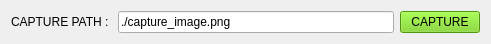
   <widget class="QWidget" name="layoutWidget_4">
    <property name="geometry">
     <rect>
      <x>20</x>
      <y>430</y>
      <width>491</width>
      <height>31</height>
     </rect>
    </property>
    <layout class="QHBoxLayout" name="horizontalLayout_4">
     <item>
      <widget class="QLabel" name="label_13">
       <property name="text">
        <string>CAPTURE PATH : </string>
       </property>
      </widget>
     </item>
     <item>
      <widget class="QLineEdit" name="PATH_CAP">
       <property name="text">
        <string>./capture_image.png</string>
       </property>
      </widget>
     </item>
     <item>
      <widget class="QPushButton" name="startBtn_CAP">
       <property name="palette">
        <palette>
         <active>
          <colorrole role="WindowText">
           <brush brushstyle="SolidPattern">
            <color alpha="255">
             <red>0</red>
             <green>0</green>
             <blue>0</blue>
            </color>
           </brush>
          </colorrole>
          <colorrole role="Button">
           <brush brushstyle="SolidPattern">
            <color alpha="255">
             <red>115</red>
             <green>210</green>
             <blue>22</blue>
            </color>
           </brush>
          </colorrole>
          <colorrole role="Light">
           <brush brushstyle="SolidPattern">
            <color alpha="255">
             <red>170</red>
             <green>255</green>
             <blue>87</blue>
            </color>
           </brush>
          </colorrole>
          <colorrole role="Midlight">
           <brush brushstyle="SolidPattern">
            <color alpha="255">
             <red>142</red>
             <green>232</green>
             <blue>54</blue>
            </color>
           </brush>
          </colorrole>
          <colorrole role="Dark">
           <brush brushstyle="SolidPattern">
            <color alpha="255">
             <red>57</red>
             <green>105</green>
             <blue>11</blue>
            </color>
           </brush>
          </colorrole>
          <colorrole role="Mid">
           <brush brushstyle="SolidPattern">
            <color alpha="255">
             <red>76</red>
             <green>140</green>
             <blue>14</blue>
            </color>
           </brush>
          </colorrole>
          <colorrole role="Text">
           <brush brushstyle="SolidPattern">
            <color alpha="255">
             <red>0</red>
             <green>0</green>
             <blue>0</blue>
            </color>
           </brush>
          </colorrole>
          <colorrole role="BrightText">
           <brush brushstyle="SolidPattern">
            <color alpha="255">
             <red>255</red>
             <green>255</green>
             <blue>255</blue>
            </color>
           </brush>
          </colorrole>
          <colorrole role="ButtonText">
           <brush brushstyle="SolidPattern">
            <color alpha="255">
             <red>0</red>
             <green>0</green>
             <blue>0</blue>
            </color>
           </brush>
          </colorrole>
          <colorrole role="Base">
           <brush brushstyle="SolidPattern">
            <color alpha="255">
             <red>255</red>
             <green>255</green>
             <blue>255</blue>
            </color>
           </brush>
          </colorrole>
          <colorrole role="Window">
           <brush brushstyle="SolidPattern">
            <color alpha="255">
             <red>115</red>
             <green>210</green>
             <blue>22</blue>
            </color>
           </brush>
          </colorrole>
          <colorrole role="Shadow">
           <brush brushstyle="SolidPattern">
            <color alpha="255">
             <red>0</red>
             <green>0</green>
             <blue>0</blue>
            </color>
           </brush>
          </colorrole>
          <colorrole role="AlternateBase">
           <brush brushstyle="SolidPattern">
            <color alpha="255">
             <red>185</red>
             <green>232</green>
             <blue>138</blue>
            </color>
           </brush>
          </colorrole>
          <colorrole role="ToolTipBase">
           <brush brushstyle="SolidPattern">
            <color alpha="255">
             <red>255</red>
             <green>255</green>
             <blue>220</blue>
            </color>
           </brush>
          </colorrole>
          <colorrole role="ToolTipText">
           <brush brushstyle="SolidPattern">
            <color alpha="255">
             <red>0</red>
             <green>0</green>
             <blue>0</blue>
            </color>
           </brush>
          </colorrole>
          <colorrole role="PlaceholderText">
           <brush brushstyle="SolidPattern">
            <color alpha="128">
             <red>0</red>
             <green>0</green>
             <blue>0</blue>
            </color>
           </brush>
          </colorrole>
         </active>
         <inactive>
          <colorrole role="WindowText">
           <brush brushstyle="SolidPattern">
            <color alpha="255">
             <red>0</red>
             <green>0</green>
             <blue>0</blue>
            </color>
           </brush>
          </colorrole>
          <colorrole role="Button">
           <brush brushstyle="SolidPattern">
            <color alpha="255">
             <red>115</red>
             <green>210</green>
             <blue>22</blue>
            </color>
           </brush>
          </colorrole>
          <colorrole role="Light">
           <brush brushstyle="SolidPattern">
            <color alpha="255">
             <red>170</red>
             <green>255</green>
             <blue>87</blue>
            </color>
           </brush>
          </colorrole>
          <colorrole role="Midlight">
           <brush brushstyle="SolidPattern">
            <color alpha="255">
             <red>142</red>
             <green>232</green>
             <blue>54</blue>
            </color>
           </brush>
          </colorrole>
          <colorrole role="Dark">
           <brush brushstyle="SolidPattern">
            <color alpha="255">
             <red>57</red>
             <green>105</green>
             <blue>11</blue>
            </color>
           </brush>
          </colorrole>
          <colorrole role="Mid">
           <brush brushstyle="SolidPattern">
            <color alpha="255">
             <red>76</red>
             <green>140</green>
             <blue>14</blue>
            </color>
           </brush>
          </colorrole>
          <colorrole role="Text">
           <brush brushstyle="SolidPattern">
            <color alpha="255">
             <red>0</red>
             <green>0</green>
             <blue>0</blue>
            </color>
           </brush>
          </colorrole>
          <colorrole role="BrightText">
           <brush brushstyle="SolidPattern">
            <color alpha="255">
             <red>255</red>
             <green>255</green>
             <blue>255</blue>
            </color>
           </brush>
          </colorrole>
          <colorrole role="ButtonText">
           <brush brushstyle="SolidPattern">
            <color alpha="255">
             <red>0</red>
             <green>0</green>
             <blue>0</blue>
            </color>
           </brush>
          </colorrole>
          <colorrole role="Base">
           <brush brushstyle="SolidPattern">
            <color alpha="255">
             <red>255</red>
             <green>255</green>
             <blue>255</blue>
            </color>
           </brush>
          </colorrole>
          <colorrole role="Window">
           <brush brushstyle="SolidPattern">
            <color alpha="255">
             <red>115</red>
             <green>210</green>
             <blue>22</blue>
            </color>
           </brush>
          </colorrole>
          <colorrole role="Shadow">
           <brush brushstyle="SolidPattern">
            <color alpha="255">
             <red>0</red>
             <green>0</green>
             <blue>0</blue>
            </color>
           </brush>
          </colorrole>
          <colorrole role="AlternateBase">
           <brush brushstyle="SolidPattern">
            <color alpha="255">
             <red>185</red>
             <green>232</green>
             <blue>138</blue>
            </color>
           </brush>
          </colorrole>
          <colorrole role="ToolTipBase">
           <brush brushstyle="SolidPattern">
            <color alpha="255">
             <red>255</red>
             <green>255</green>
             <blue>220</blue>
            </color>
           </brush>
          </colorrole>
          <colorrole role="ToolTipText">
           <brush brushstyle="SolidPattern">
            <color alpha="255">
             <red>0</red>
             <green>0</green>
             <blue>0</blue>
            </color>
           </brush>
          </colorrole>
          <colorrole role="PlaceholderText">
           <brush brushstyle="SolidPattern">
            <color alpha="128">
             <red>0</red>
             <green>0</green>
             <blue>0</blue>
            </color>
           </brush>
          </colorrole>
         </inactive>
         <disabled>
          <colorrole role="WindowText">
           <brush brushstyle="SolidPattern">
            <color alpha="255">
             <red>57</red>
             <green>105</green>
             <blue>11</blue>
            </color>
           </brush>
          </colorrole>
          <colorrole role="Button">
           <brush brushstyle="SolidPattern">
            <color alpha="255">
             <red>115</red>
             <green>210</green>
             <blue>22</blue>
            </color>
           </brush>
          </colorrole>
          <colorrole role="Light">
           <brush brushstyle="SolidPattern">
            <color alpha="255">
             <red>170</red>
             <green>255</green>
             <blue>87</blue>
            </color>
           </brush>
          </colorrole>
          <colorrole role="Midlight">
           <brush brushstyle="SolidPattern">
            <color alpha="255">
             <red>142</red>
             <green>232</green>
             <blue>54</blue>
            </color>
           </brush>
          </colorrole>
          <colorrole role="Dark">
           <brush brushstyle="SolidPattern">
            <color alpha="255">
             <red>57</red>
             <green>105</green>
             <blue>11</blue>
            </color>
           </brush>
          </colorrole>
          <colorrole role="Mid">
           <brush brushstyle="SolidPattern">
            <color alpha="255">
             <red>76</red>
             <green>140</green>
             <blue>14</blue>
            </color>
           </brush>
          </colorrole>
          <colorrole role="Text">
           <brush brushstyle="SolidPattern">
            <color alpha="255">
             <red>57</red>
             <green>105</green>
             <blue>11</blue>
            </color>
           </brush>
          </colorrole>
          <colorrole role="BrightText">
           <brush brushstyle="SolidPattern">
            <color alpha="255">
             <red>255</red>
             <green>255</green>
             <blue>255</blue>
            </color>
           </brush>
          </colorrole>
          <colorrole role="ButtonText">
           <brush brushstyle="SolidPattern">
            <color alpha="255">
             <red>57</red>
             <green>105</green>
             <blue>11</blue>
            </color>
           </brush>
          </colorrole>
          <colorrole role="Base">
           <brush brushstyle="SolidPattern">
            <color alpha="255">
             <red>115</red>
             <green>210</green>
             <blue>22</blue>
            </color>
           </brush>
          </colorrole>
          <colorrole role="Window">
           <brush brushstyle="SolidPattern">
            <color alpha="255">
             <red>115</red>
             <green>210</green>
             <blue>22</blue>
            </color>
           </brush>
          </colorrole>
          <colorrole role="Shadow">
           <brush brushstyle="SolidPattern">
            <color alpha="255">
             <red>0</red>
             <green>0</green>
             <blue>0</blue>
            </color>
           </brush>
          </colorrole>
          <colorrole role="AlternateBase">
           <brush brushstyle="SolidPattern">
            <color alpha="255">
             <red>115</red>
             <green>210</green>
             <blue>22</blue>
            </color>
           </brush>
          </colorrole>
          <colorrole role="ToolTipBase">
           <brush brushstyle="SolidPattern">
            <color alpha="255">
             <red>255</red>
             <green>255</green>
             <blue>220</blue>
            </color>
           </brush>
          </colorrole>
          <colorrole role="ToolTipText">
           <brush brushstyle="SolidPattern">
            <color alpha="255">
             <red>0</red>
             <green>0</green>
             <blue>0</blue>
            </color>
           </brush>
          </colorrole>
          <colorrole role="PlaceholderText">
           <brush brushstyle="SolidPattern">
            <color alpha="128">
             <red>0</red>
             <green>0</green>
             <blue>0</blue>
            </color>
           </brush>
          </colorrole>
         </disabled>
        </palette>
       </property>
       <property name="text">
        <string>CAPTURE</string>
       </property>
      </widget>
     </item>
    </layout>
   </widget>
